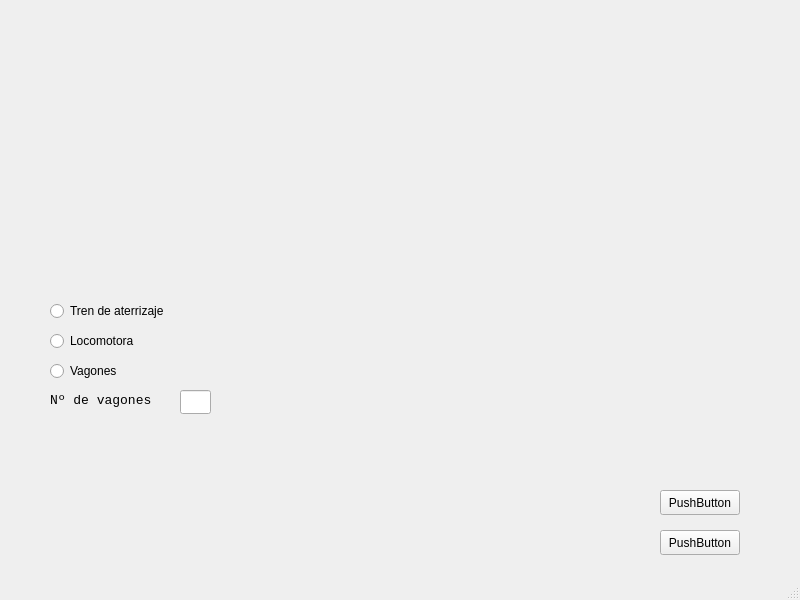
<?xml version="1.0" encoding="UTF-8"?>
<ui version="4.0">
 <class>MainWindow</class>
 <widget class="QMainWindow" name="MainWindow">
  <property name="geometry">
   <rect>
    <x>0</x>
    <y>0</y>
    <width>800</width>
    <height>600</height>
   </rect>
  </property>
  <property name="windowTitle">
   <string>Vehicle configurator</string>
  </property>
  <widget class="QWidget" name="centralwidget">
   <widget class="QPushButton" name="pushButton">
    <property name="geometry">
     <rect>
      <x>660</x>
      <y>490</y>
      <width>80</width>
      <height>25</height>
     </rect>
    </property>
    <property name="text">
     <string>PushButton</string>
    </property>
   </widget>
   <widget class="QPushButton" name="pushButton_2">
    <property name="geometry">
     <rect>
      <x>660</x>
      <y>530</y>
      <width>80</width>
      <height>25</height>
     </rect>
    </property>
    <property name="text">
     <string>PushButton</string>
    </property>
   </widget>
   <widget class="QRadioButton" name="buttonTrenAterrizaje">
    <property name="geometry">
     <rect>
      <x>50</x>
      <y>300</y>
      <width>131</width>
      <height>22</height>
     </rect>
    </property>
    <property name="text">
     <string>Tren de aterrizaje</string>
    </property>
   </widget>
   <widget class="QRadioButton" name="buttonLocomotora">
    <property name="geometry">
     <rect>
      <x>50</x>
      <y>330</y>
      <width>97</width>
      <height>22</height>
     </rect>
    </property>
    <property name="text">
     <string>Locomotora</string>
    </property>
   </widget>
   <widget class="QRadioButton" name="buttonVagones">
    <property name="geometry">
     <rect>
      <x>50</x>
      <y>360</y>
      <width>97</width>
      <height>22</height>
     </rect>
    </property>
    <property name="text">
     <string>Vagones</string>
    </property>
   </widget>
   <widget class="QLineEdit" name="lineEditnumVagones">
    <property name="geometry">
     <rect>
      <x>180</x>
      <y>390</y>
      <width>31</width>
      <height>24</height>
     </rect>
    </property>
   </widget>
   <widget class="QLabel" name="label">
    <property name="geometry">
     <rect>
      <x>50</x>
      <y>390</y>
      <width>131</width>
      <height>21</height>
     </rect>
    </property>
    <property name="font">
     <font>
      <family>Consolas</family>
      <pointsize>10</pointsize>
     </font>
    </property>
    <property name="text">
     <string>Nº de vagones</string>
    </property>
   </widget>
  </widget>
  <widget class="QStatusBar" name="statusbar"/>
 </widget>
 <resources/>
 <connections/>
</ui>
